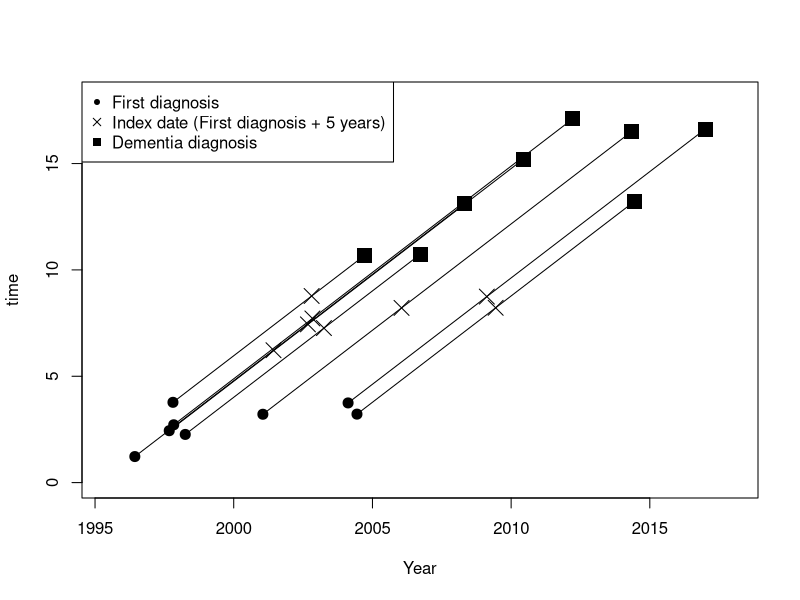

Write R code to recreate this figure.
## ---- chunk 1
knitr::opts_chunk$set(
  collapse = TRUE,
  comment = "#>"
)
## ---- chunk 2
library(ggplot2)
library(lubridate)

n <- 8
startDates <- sample(seq(as.Date('1995/01/01'), as.Date('2005/01/01'), by = "day"), n)    
startTimes <- runif(n, 0, 5)
startDates5 <- startDates %m+% years(5)
startTimes5 <- startTimes + 5
endDates <- startDates %m+% days(round(runif(n, 5*365.25, 15*365.25)))
time <- as.numeric(endDates- startDates) / 365.25 + startTimes
plot(startDates, time, ylim = c(0,max(time+1)), xlab = "Year", xlim = c(as.Date(min(startDates) %m+% years(-1)), as.Date(max(endDates) %m+% years(1))), col = "white")
segments(x0 = as.Date(startDates), x1 = as.Date(endDates), y0 = startTimes, y1 = time)
points(startDates, startTimes, cex = 2, pch = 20)
points(startDates5, startTimes5, pch = 4, cex = 2)
points(endDates, time, pch = 15, cex = 2)
legend("topleft", legend = c("First diagnosis", "Index date (First diagnosis + 5 years)", "Dementia diagnosis"), pch = c(20, 4, 15))
